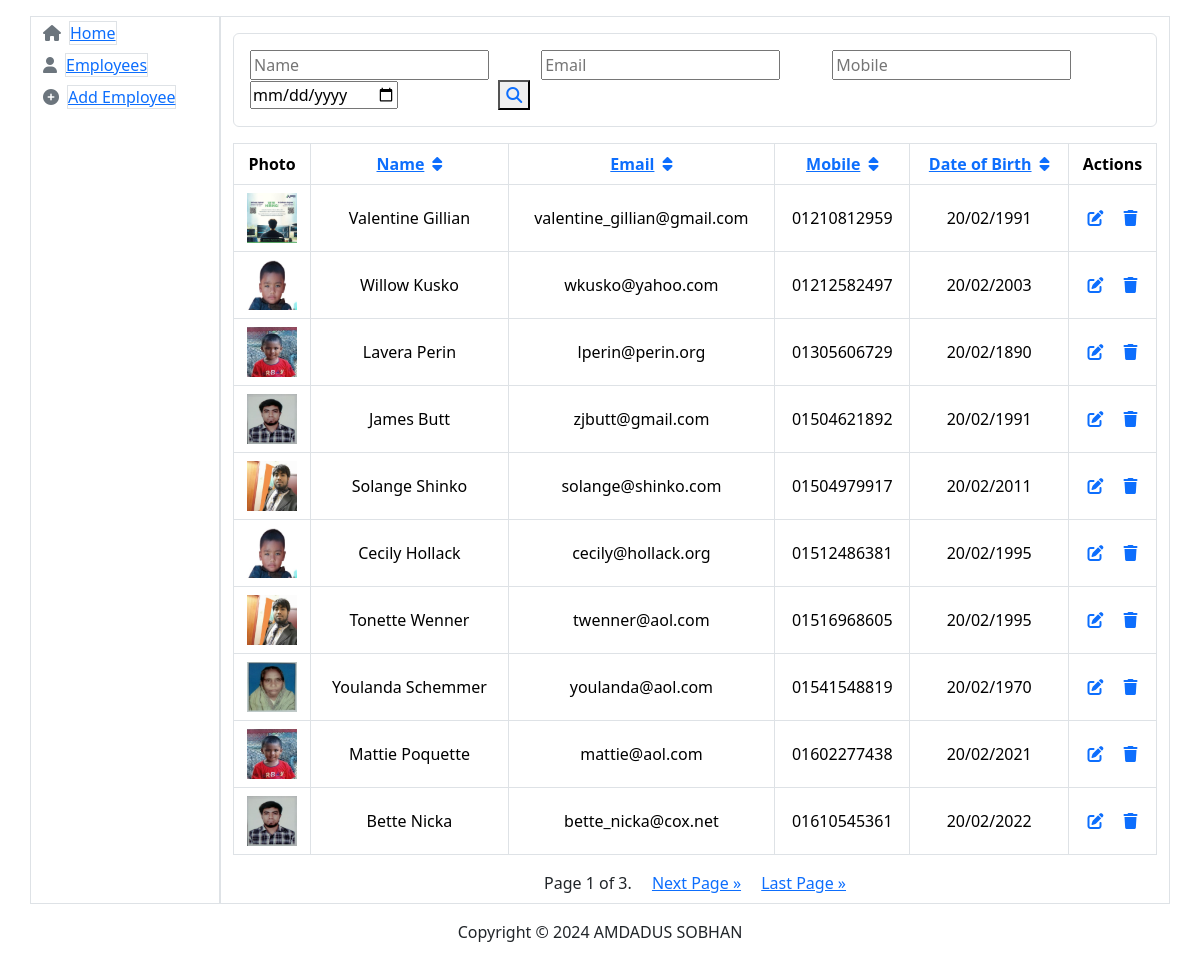
/?sort_by=mobile&order=asc, run on the app's committed database.
### employees/models.py (models this page shows, shortened)
class Employee(models.Model):
    photo = models.ImageField(upload_to='photos/', blank=True, null=True)
    full_name = models.CharField(max_length=255)
    email = models.EmailField(unique=True)
    mobile = models.CharField(max_length=15)
    date_of_birth = models.DateField()

### employees/views.py (the view)
# urls.py: path('', EmployeeListView.as_view(), name='employee_list'),
class EmployeeListView(ListView):
    model = Employee
    template_name = 'employees/list_employees.html'
    context_object_name = 'employees'
    paginate_by = 10  # Number of employees per page
    def get_queryset(self):
        queryset = Employee.objects.all()
        full_name_query = self.request.GET.get('full_name')
        email_query = self.request.GET.get('email')
        mobile_query = self.request.GET.get('mobile')
        date_of_birth_query = self.request.GET.get('date_of_birth')
        if full_name_query:
            queryset = queryset.filter(full_name__icontains=full_name_query)
        if email_query:
            queryset = queryset.filter(email__icontains=email_query)
        if mobile_query:
            queryset = queryset.filter(mobile__icontains=mobile_query)
        if date_of_birth_query:
            queryset = queryset.filter(date_of_birth__icontains=date_of_birth_query)
        sort_by = self.request.GET.get('sort_by', 'id')  # Default sort by 'full_name'
        order = self.request.GET.get('order', 'asc')
        if sort_by not in ['full_name', 'email', 'mobile', 'date_of_birth']:
            sort_by = 'id'  # Default to 'id' if invalid
        if order == 'desc':
            sort_by = f'-{sort_by}'
        return queryset.order_by(sort_by)
    def get_context_data(self, **kwargs):
        context = super().get_context_data(**kwargs)
        context['full_name'] = self.request.GET.get('full_name', '')
        context['email'] = self.request.GET.get('email', '')
        context['mobile'] = self.request.GET.get('mobile', '')
        context['date_of_birth'] = self.request.GET.get('date_of_birth', '')
        context['order'] = self.request.GET.get('order', 'asc')  # Add order to context
        return context

### employees/templates/employees/list_employees.html (shortened to what this page needs)
{% extends 'employees/base.html' %}
{% block body %}
    <div class='border rounded my-3'>
        <form method="get" action="" class="m-3">
            <input type="text" name="full_name" placeholder="Name" value="{{ request.GET.full_name }}" class="ms-5">
            <input type="text" name="email" placeholder="Email" value="{{ request.GET.email }}" class="ms-5">
            <input type="text" name="mobile" placeholder="Mobile" value="{{ request.GET.mobile }}" class="ms-5">
            <input type="date" name="date_of_birth" placeholder="Date of Birth" value="{{ request.GET.date_of_birth }}" class="ms-5">
            <button type="submit" class="me-5 text-primary"><i class="fa-solid fa-magnifying-glass"></i></button>
        </form>
    </div>
    <table class="table table-bordered text-center align-middle">
        <thead >
            <tr >
                <th>Photo</th>
                <th><a href="?sort_by=full_name&order={% if request.GET.order == 'asc' %}desc{% else %}asc{% endif %}">Name<i class="fa-solid fa-sort me-2"></i></a></th>
                <th><a href="?sort_by=email&order={% if request.GET.order == 'asc' %}desc{% else %}asc{% endif %}">Email<i class="fa-solid fa-sort me-2"></i></a></th>
                <th><a href="?sort_by=mobile&order={% if request.GET.order == 'asc' %}desc{% else %}asc{% endif %}">Mobile<i class="fa-solid fa-sort me-2"></i></a></th>
                <th><a href="?sort_by=date_of_birth&order={% if request.GET.order == 'asc' %}desc{% else %}asc{% endif %}">Date of Birth<i class="fa-solid fa-sort me-2"></i></a></th>
                <th>Actions</th>
            </tr>
        </thead>
        <tbody>
            {% for employee in employees %}
            <tr>
                <td>
                    {% if employee.photo %}
                        <img src="{{ employee.photo.url }}" alt="Photo" width="50" height="50">
                    {% else %}
                        No photo
                    {% endif %}
                </td>
                <td>{{ employee.full_name }}</td>
                <td>{{ employee.email }}</td>
                <td>{{ employee.mobile }}</td>
                <td>{{ employee.date_of_birth|date:"d/m/Y" }}</td>
                <td>
                    <a href="{% url 'edit_employee' employee.pk %}"><i class="fa-solid fa-pen-to-square ms-3"></i></a>
                    <a href="{% url 'delete_employee' employee.pk %}"><i class="fa-solid fa-trash"></i></a>
                </td>
            </tr>
            {% empty %}
            <tr>
                <td colspan="6">No employees found.</td>
            </tr>
            {% endfor %}
        </tbody>
    </table>
    <div class="pagination justify-content-center">
        {% if is_paginated %}
            <span class="step-links mb-2">
                <span class="current mx-2">
                    Page {{ page_obj.number }} of {{ page_obj.paginator.num_pages }}.
                </span>
                {% if page_obj.has_next %}
                    <a class="current mx-2" href="?page={{ page_obj.next_page_number }}">Next Page &raquo;</a>
                    <a class="current mx-2" href="?page={{ page_obj.paginator.num_pages }}">Last Page &raquo;</a>
                {% endif %}
            </span>
        {% endif %}
    </div>
{% endblock body %}

### data on the page
Employee: photo (picture), full_name "Valentine Gillian", email "valentine_gillian@gmail.com", mobile "01210812959", date_of_birth "20/02/1991"
Employee: photo (picture), full_name "Willow Kusko", email "wkusko@yahoo.com", mobile "01212582497", date_of_birth "20/02/2003"
Employee: photo (picture), full_name "Lavera Perin", email "lperin@perin.org", mobile "01305606729", date_of_birth "20/02/1890"
Employee: photo (picture), full_name "James Butt", email "zjbutt@gmail.com", mobile "01504621892", date_of_birth "20/02/1991"
Employee: photo (picture), full_name "Solange Shinko", email "solange@shinko.com", mobile "01504979917", date_of_birth "20/02/2011"
Employee: photo (picture), full_name "Cecily Hollack", email "cecily@hollack.org", mobile "01512486381", date_of_birth "20/02/1995"
Employee: photo (picture), full_name "Tonette Wenner", email "twenner@aol.com", mobile "01516968605", date_of_birth "20/02/1995"
Employee: photo (picture), full_name "Youlanda Schemmer", email "youlanda@aol.com", mobile "01541548819", date_of_birth "20/02/1970"
Employee: photo (picture), full_name "Mattie Poquette", email "mattie@aol.com", mobile "01602277438", date_of_birth "20/02/2021"
Employee: photo (picture), full_name "Bette Nicka", email "bette_nicka@cox.net", mobile "01610545361", date_of_birth "20/02/2022"

### other printed values
{{ page_obj.number }} "1"
{{ page_obj.paginator.num_pages }} "3"
